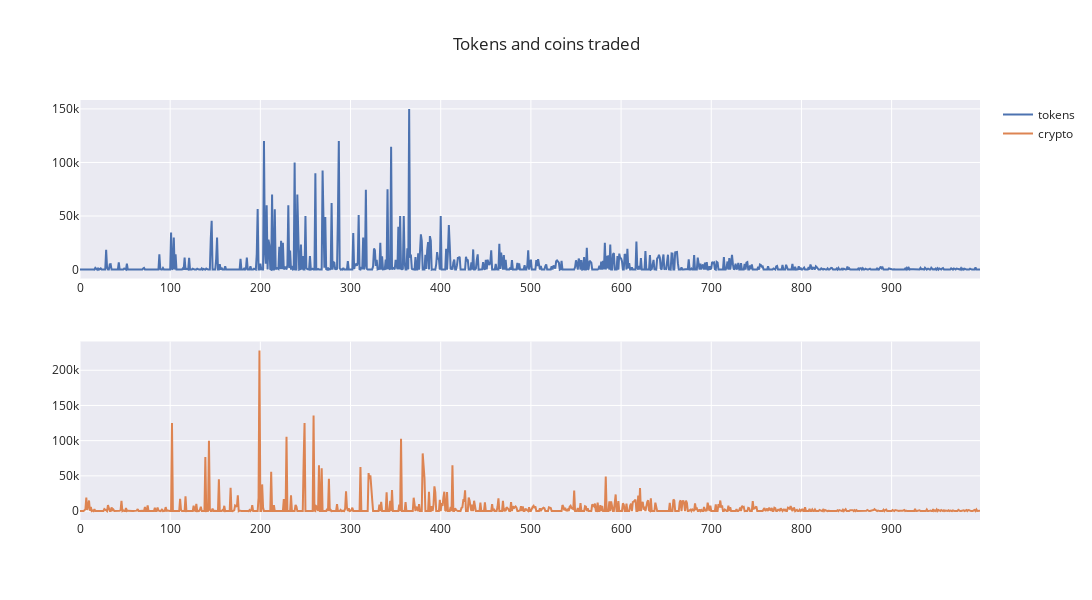

The code cell stored with this chart in its notebook:
### Code cell
# create subplot with two plots side by side
from plotly.subplots import make_subplots

fig = make_subplots(rows=2, cols=1)
fig.add_trace(go.Scatter(x=live_df.index, y=live_df['amount0In'].values, name='tokens'), row=1, col=1)
fig.add_trace(go.Scatter(x=live_df.index, y=live_df['amount0Out'].values, name='crypto'), row=2, col=1)

# update subplot layout
fig.update_layout(title='Tokens and coins traded', height = 600, width = 1200)
fig.show()

### Figure 1 — Plotly figure (JSON) as saved in the notebook; plotly's stock layout.template omitted (floating-point values rounded to 4 significant figures; data arrays with more than 128 entries replaced by an {"elided": "..."} marker saying what was removed)
{"data": [{"name": "tokens", "type": "scatter", "x": {"elided": "999 int values"}, "xaxis": "x", "y": {"elided": "999 float values"}, "yaxis": "y"}, {"name": "crypto", "type": "scatter", "x": {"elided": "999 int values"}, "xaxis": "x2", "y": {"elided": "999 float values"}, "yaxis": "y2"}], "layout": {"height": 600, "title": {"text": "Tokens and coins traded"}, "width": 1200, "xaxis": {"anchor": "y", "domain": [0, 1]}, "xaxis2": {"anchor": "y2", "domain": [0, 1]}, "yaxis": {"anchor": "x", "domain": [0.575, 1]}, "yaxis2": {"anchor": "x2", "domain": [0, 0.425]}}}
